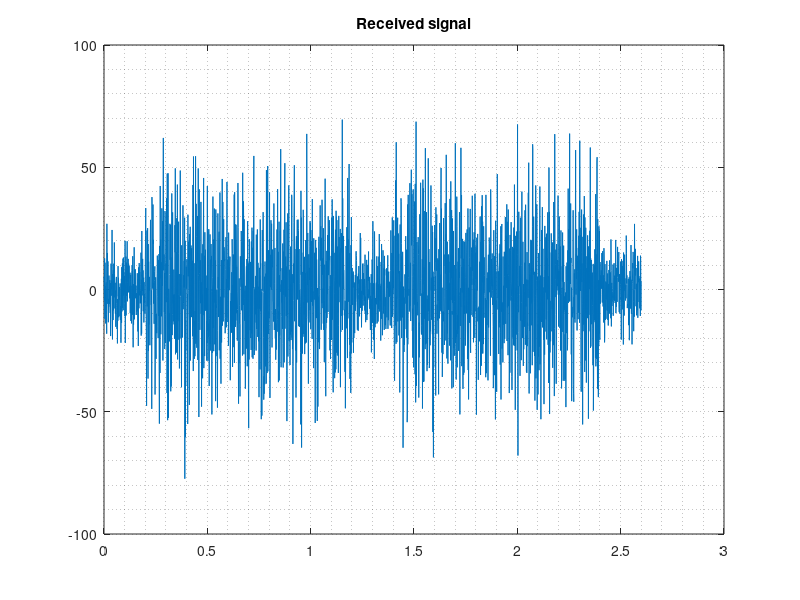
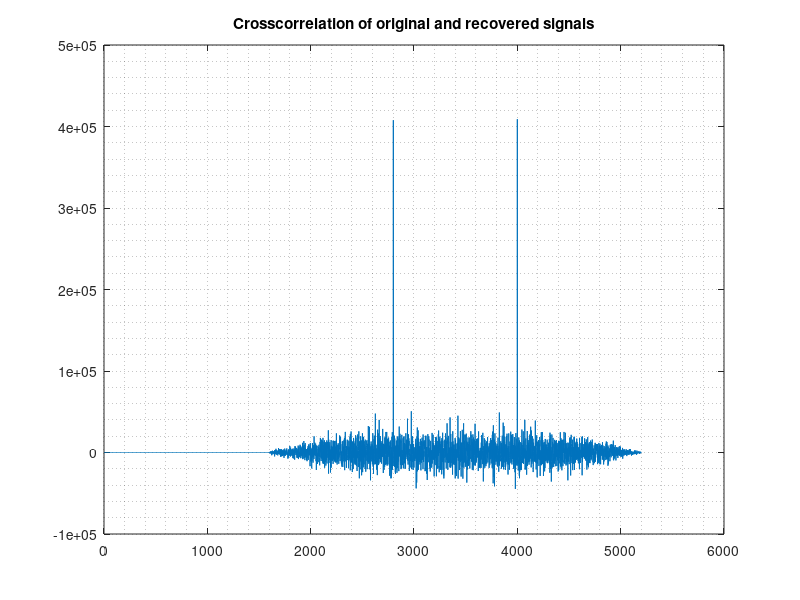
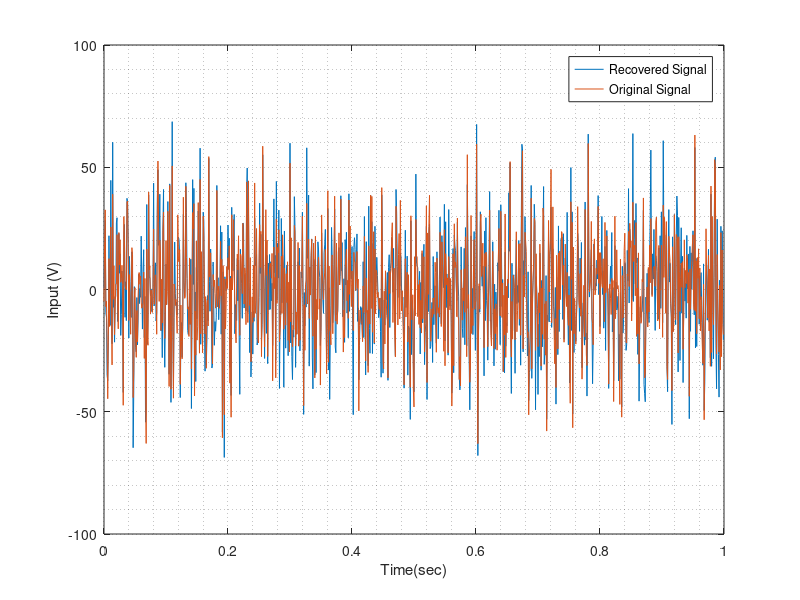

Here is the MATLAB script that generated these plots, in order:
clear
close all
clc

%Create dummy original signals. Use CSVread to import from recovered files
original_sig = 20*randn(1,1000);
%Create a signal that mimics the recovered signal from ESU - it's longer
%and it loops a couple of times 
rx_sig= [randn(1,200) original_sig randn(1,200) original_sig randn(1,200)];
%Add some noise to it
rx_sig = rx_sig + 10*randn(1,length(rx_sig));



xc = xcorr(rx_sig, original_sig); %Cross corellate the two signals
[max_val max_ind] = max(xc); %Find the index that the data starts
max_ind = max_ind+1 - length(rx_sig); %remove the offset from the xcorr

recovered_sig = rx_sig(max_ind:max_ind-1+length(original_sig)); %Recover the signal from the offset

%Calculate sampling frequency and periods
fs = 1e3;
ts = 1/fs;
x_axis = ts*[0:length(recovered_sig)-1]; %create the xaxis
x_axis_rx = ts*[0:length(rx_sig)-1];

%Plot Stuff

%Original signal
figure(1)
plot(x_axis_rx, rx_sig)
title('Received signal')
grid minor

%Crosscorelation
figure(2)
plot(xc)
title('Crosscorrelation of original and recovered signals')
grid minor

%Original vs recovered signal
figure(3)
plot(x_axis,recovered_sig, x_axis, original_sig);
xlabel('Time(sec)')
ylabel('Input (V)')
legend('Recovered Signal', 'Original Signal')
grid minor

%Calculate rmse
rmse = sqrt(sum(original_sig - recovered_sig).^2/length(recovered_sig))




